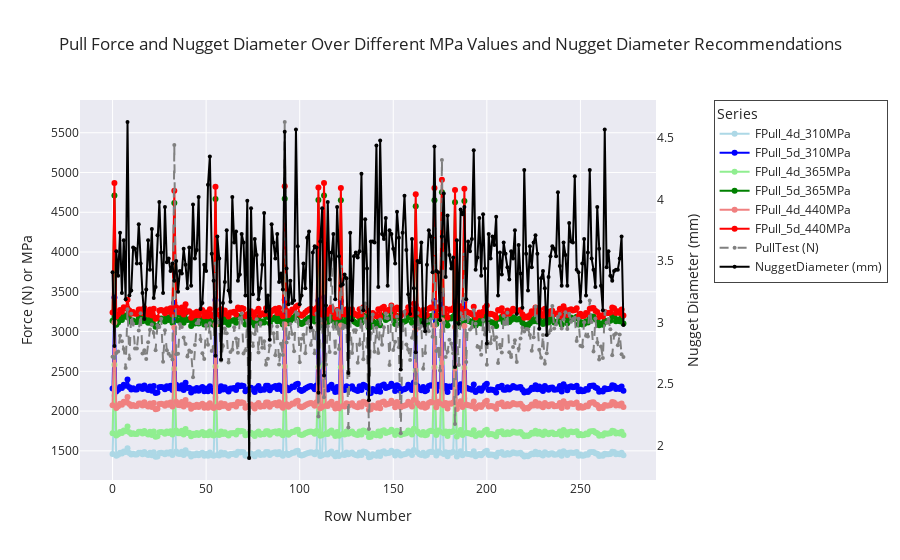

Source (notebook cell):
### Markdown cell above
# Graph

### Code cell
x = train_df_c.index

fig = go.Figure()

groups = {
    "310MPa": {
        "cols": ["FPull_4d_310MPa", "FPull_5d_310MPa"],
        "colors": ["lightblue", "blue"]
    },
    "365MPa": {
        "cols": ["FPull_4d_365MPa", "FPull_5d_365MPa"],
        "colors": ["lightgreen", "green"]
    },
    "440MPa": {
        "cols": ["FPull_4d_440MPa", "FPull_5d_440MPa"],
        "colors": ["lightcoral", "red"]
    }
}

for info in groups.values():
    for col, col_color in zip(info["cols"], info["colors"]):
        fig.add_trace(
            go.Scatter(
                x=x,
                y=train_df_c[col],
                mode="lines+markers",
                name=col,
                line=dict(color=col_color, width=2),
                marker=dict(color=col_color)
            )
        )

fig.add_trace(
    go.Scatter(
        x=x,
        y=train_df_c["PullTest (N)"],
        mode="lines+markers",
        name="PullTest (N)",
        line=dict(color="grey", width=2, dash="dash"),
        marker=dict(color="grey", size=4)
    )
)

fig.add_trace(
    go.Scatter(
        x=x,
        y=train_df_c["NuggetDiameter (mm)"],
        mode="lines+markers",
        name="NuggetDiameter (mm)",
        line=dict(color="black", width=2),
        marker=dict(color="black", size=4),
        yaxis="y2"
    )
)

fig.update_layout(
    title="Pull Force and Nugget Diameter Over Different MPa Values and Nugget Diameter Recommendations",
    xaxis_title="Row Number",
    yaxis=dict(
        title="Force (N) or MPa",
        showgrid=True
    ),
    yaxis2=dict(
        title="Nugget Diameter (mm)",
        overlaying="y",
        side="right",
        showgrid=False
    ),
    legend_title="Series",
    template="seaborn",
    legend=dict(
        x=1.1,        # push legend past the right edge
        y=1,
        xanchor="left",
        borderwidth=1
    ),
    margin=dict(r=200)  # give extra room on right for the legend
)

fig.show()

### Figure 1 — Plotly figure (JSON) as saved in the notebook; plotly's stock layout.template omitted (floating-point values rounded to 4 significant figures; data arrays with more than 128 entries replaced by an {"elided": "..."} marker saying what was removed)
{"data": [{"line": {"color": "lightblue", "width": 2}, "marker": {"color": "lightblue"}, "mode": "lines+markers", "name": "FPull_4d_310MPa", "type": "scatter", "x": {"elided": "274 int values"}, "y": {"elided": "274 float values"}}, {"line": {"color": "blue", "width": 2}, "marker": {"color": "blue"}, "mode": "lines+markers", "name": "FPull_5d_310MPa", "type": "scatter", "x": {"elided": "274 int values"}, "y": {"elided": "274 float values"}}, {"line": {"color": "lightgreen", "width": 2}, "marker": {"color": "lightgreen"}, "mode": "lines+markers", "name": "FPull_4d_365MPa", "type": "scatter", "x": {"elided": "274 int values"}, "y": {"elided": "274 float values"}}, {"line": {"color": "green", "width": 2}, "marker": {"color": "green"}, "mode": "lines+markers", "name": "FPull_5d_365MPa", "type": "scatter", "x": {"elided": "274 int values"}, "y": {"elided": "274 float values"}}, {"line": {"color": "lightcoral", "width": 2}, "marker": {"color": "lightcoral"}, "mode": "lines+markers", "name": "FPull_4d_440MPa", "type": "scatter", "x": {"elided": "274 int values"}, "y": {"elided": "274 float values"}}, {"line": {"color": "red", "width": 2}, "marker": {"color": "red"}, "mode": "lines+markers", "name": "FPull_5d_440MPa", "type": "scatter", "x": {"elided": "274 int values"}, "y": {"elided": "274 float values"}}, {"line": {"color": "grey", "dash": "dash", "width": 2}, "marker": {"color": "grey", "size": 4}, "mode": "lines+markers", "name": "PullTest (N)", "type": "scatter", "x": {"elided": "274 int values"}, "y": {"elided": "274 float values"}}, {"line": {"color": "black", "width": 2}, "marker": {"color": "black", "size": 4}, "mode": "lines+markers", "name": "NuggetDiameter (mm)", "type": "scatter", "x": {"elided": "274 int values"}, "y": {"elided": "274 float values"}, "yaxis": "y2"}], "layout": {"legend": {"borderwidth": 1, "title": {"text": "Series"}, "x": 1.1, "xanchor": "left", "y": 1}, "margin": {"r": 200}, "title": {"text": "Pull Force and Nugget Diameter Over Different MPa Values and Nugget Diameter Recommendations"}, "xaxis": {"title": {"text": "Row Number"}}, "yaxis": {"showgrid": true, "title": {"text": "Force (N) or MPa"}}, "yaxis2": {"overlaying": "y", "showgrid": false, "side": "right", "title": {"text": "Nugget Diameter (mm)"}}}}
